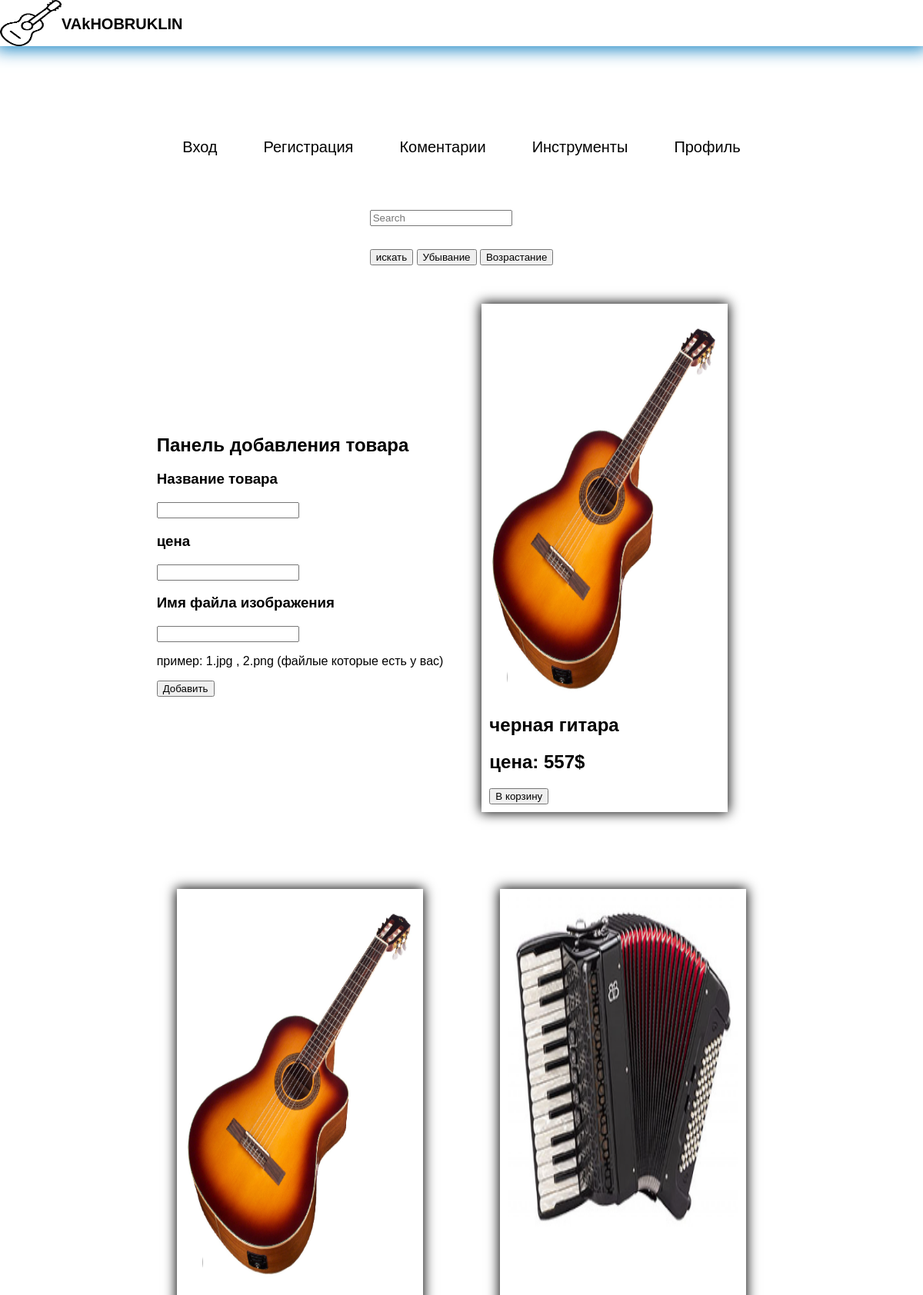
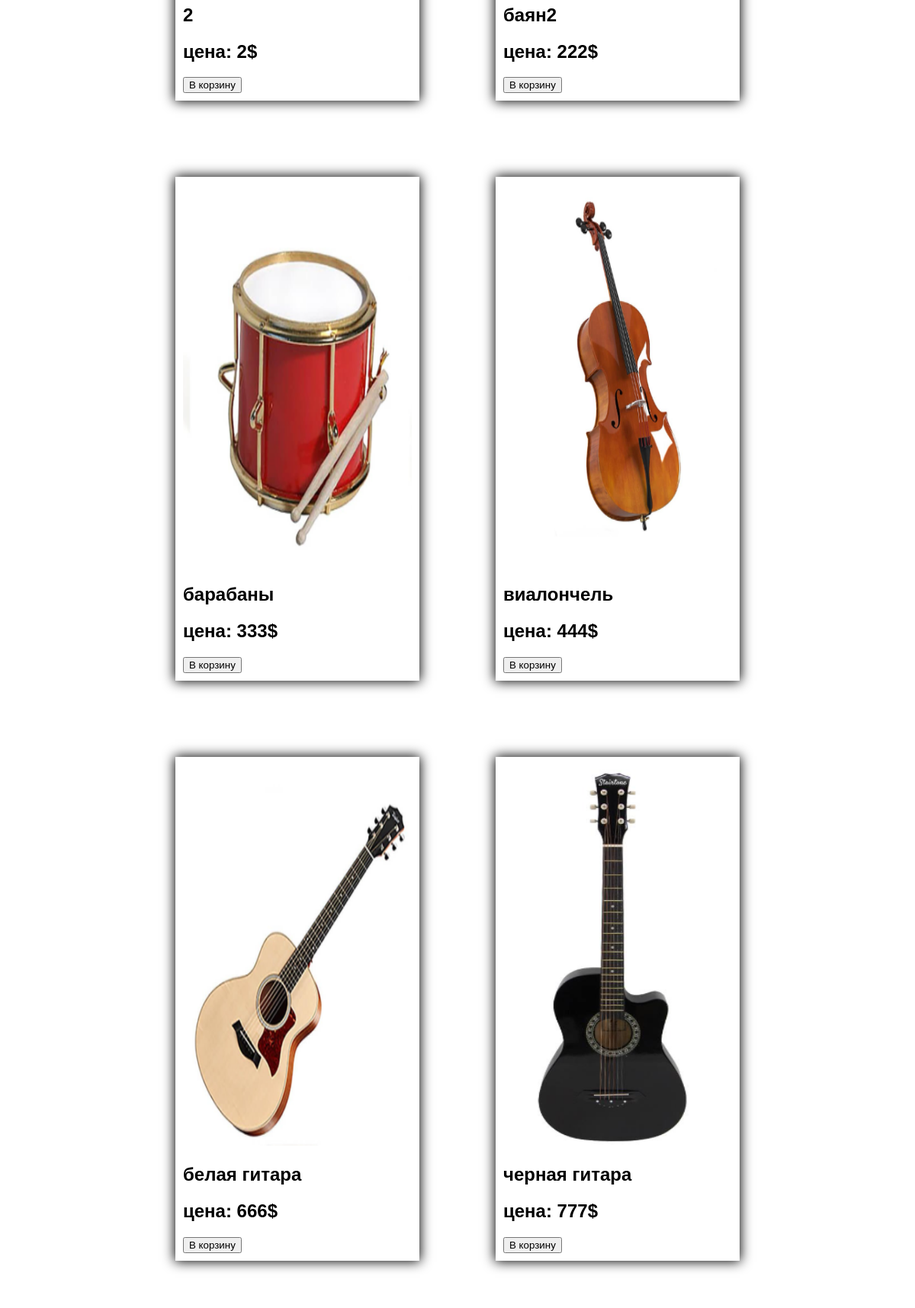
Screenshot of /pages/catalog.php (signed in, upper part) with the database file from the repository (2 pictures, top to bottom).
### tables this page shows
CREATE TABLE `books` (
  `id` int NOT NULL,
  `first_name` varchar(999) NOT NULL,
  `img` varchar(999) NOT NULL,
  `cost` int NOT NULL
);

### pages/catalog.php (the view, shortened to what this page needs)
<?php
include("header.php");
?>
<div class="container" style="max-width:800px;margin:0 auto;margin-top:50px;">
     <div style="margin-bottom:30px;">
     <form action="" method="post">
     <input type="text" class="form-control" id="query_find" placeholder="Search" name="query_find" /></div>
     <input type="submit" value="искать" name="buton" >
     <input type="submit" value="Убывание" name="butona" >
     <input type="submit" value="Возрастание" name="butond" >
 </div>
<?php
require_once 'bd_connect/db.php';
?>
<div class="popular-row">
 <?php
if($_SESSION['user_name_last'] == 'admin'){
  echo '<div class="block-changes">
  <h2>Панель добавления товара</h2>
  <form  method="post" id="form-changes">
  <h3 class="name-card">Название товара</h3>
  <input type="text" class="inp-chang" name="name" required>
  <h3 class="name-card">цена</h3>
  <input type="text" class="inp-chang" name="cost" required>
  <h3 class="name-card">Имя файла изображения</h3>
  <input type="text" class="inp-chang" name="silk" required>
  <p class="ss">пример: 1.jpg , 2.png (файлые которые есть у вас)</p>
  <input type="submit" value="Добавить" class="btn-chang" name="send">
  </form>
  </div>';
if(isset($_POST['send'])) {
  $sql2 = 'SELECT * from books ';
  $name = stripslashes($_REQUEST['name']);
  $name = mysqli_real_escape_string($con, $name);
  $cost = stripslashes($_REQUEST['cost']);
  $cost = mysqli_real_escape_string($con, $cost);
  $silk = stripslashes($_REQUEST['silk']);
  $silk = mysqli_real_escape_string($con, $silk);
  $allowedPattern = '/^\d+\.png$/';
  if (preg_match($allowedPattern, $silk)){
      $query = "INSERT into `books` (first_name,cost, img) VALUES ('$name', '$cost','$silk')";
      $ult = mysqli_query($con, $query);
      if($ult){
          echo "<div class='form'>
          <h3>Добавили товар</h3><br/>
          </div>";
      }else{
          echo "<div class='form'>
          <h3>Ты где то напакостил</h3><br/>
          </div>";
           }
  } else {
      echo "Ошибка! Недопустимые символы в данных.";
  }
}}
   $sql2 = 'SELECT * from books';
   $result = $con->query($sql2);
   while ($row = $result->fetch_assoc()) {
       $id= $row['id'];
       echo '
       <div class="popular-card">
       <img src="../img/'.$row['img'].'" alt="" class="imgbooks">
            <h2>'.$row['first_name'].'</h2>
            <h2>цена: '. $row['cost'].'$</h2>';
            echo ' <form method="post"><button type="submit" value='.$id.' class="btn-del" name='.$id.'> В корзину </button></form>';
             echo ' </div>';
   }
   ?>
<br>
</div>

### style/style.css (style rules this page uses)
body { margin: 0; padding: 0; font-family: sans-serif ; }
.popular-row { width: 100%; margin: 0 auto; display: flex; align-items: center; flex-wrap: wrap; justify-content: center; align-content: flex-start; }
.popular-card { margin: 50px; padding: 10px; width: 300px; height:auto; text-align: left; box-shadow:0px 0px 15px 1px black; }
.imgbooks { width: 300px; height: 500px; }

### rows the page displays
books: img (picture), first_name "черная гитара", cost "557", $id 1 (drawn)
books: img (picture), first_name "2", cost "2"
books: img (picture), first_name "баян2", cost "222", $id 3 (drawn)
books: img (picture), first_name "барабаны", cost "333", $id 4 (drawn)
books: img (picture), first_name "виалончель", cost "444", $id 5 (drawn)
books: img (picture), first_name "белая гитара", cost "666", $id 6 (drawn)
books: img (picture), first_name "черная гитара", cost "777", $id 11 (drawn)
